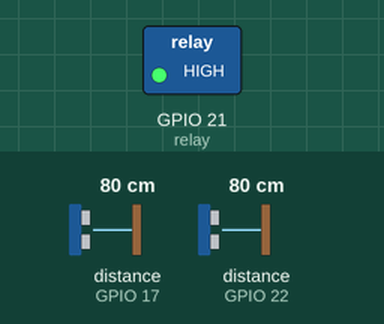
Recording of a program running on a simulated Raspberry Pi (BCM pin numbers). Shown: switched loads named in the program (green lamp = pin HIGH). The inputs (shaded band) are chosen by the test bench; at power-on: distance to the obstacle (sensors on GPIO 17, GPIO 22) 80 cm. The echo pulse lasts 58.3 µs per cm; the camera gives no picture and a still takes 0.5 s; threads take turns every 2 ms; the clock reads 2024-03-15 10:24:30 at power-on unless the program sets it; pins used as bus, display or sensor lines are not drawn; what the program prints to the terminal is not drawn.

Above: at 0.1 s.
At 2.1 s:
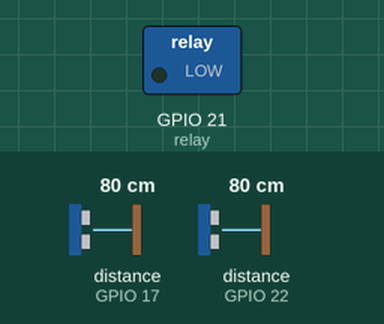
Timing chart, 0 to 3.6 s (numbered marks = the images above):
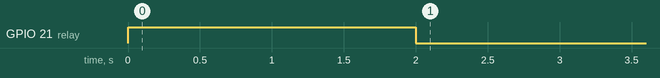

The program:

main.py
```python
import RPi.GPIO as GPIO
import distance as d
import Camera as C
import time
import threading
import  concurrent.futures
import Relay as r
import firebase as fi
global x, y
y = {
	'Counter' : 0,
	'z' : True,
	'w' : False
}
x = False
w = False
TRIG1 = 18
ECHO1= 17
TRIG2 = 23
ECHO2 = 22
d.setup(TRIG1, ECHO1)
d.setup(TRIG2, ECHO2)


def sensor_1():

	while True:
		value = d.Distance(TRIG1, ECHO1)
		while value:
			y['z'] = False
			value = d.Distance(TRIG1, ECHO1)
			if(not value):
				y['z'] = True
				if y['z']:
					x = True
					y['Counter'] += 1
					fi.data_send(y['Counter'])
					print(y['Counter'])
					try:
						r.led_on()
						C.Record()
					except:
						print()


def sensor_2():
	while True:
		value = d.Distance(TRIG2, ECHO2)
		while value:
			y['w'] = False
			value = d.Distance(TRIG2, ECHO2)
			if(not value):
				y['w'] = True
				if y['w'] and y['Counter'] > 0:
					y['Counter'] -= 1
					fi.data_send(y['Counter'])
					print(y['Counter'])
					if y['Counter'] == 0:
						x=False
						try:
							C.stop_Recording()
							r.led_off()
							print('Hello')
						except:
							C.stop_Recording()
							r.led_off()
							print('Exception occured')


t1 = threading.Thread(target = sensor_1)

t2 = threading.Thread(target = sensor_2)

t1.start()
t2.start()
```

distance.py
```python
import time
import RPi.GPIO as GPIO
global pulse_duration1
global pulse_start1
Pass = False

def setup(TRIG,ECHO):
	GPIO.setmode(GPIO.BCM)
	GPIO.setup(TRIG,GPIO.OUT)
	GPIO.setup(ECHO,GPIO.IN)

def check_dis(dist):
    if(dist <= 9):
        return True
    else:
        return False


def Distance(TRIG, ECHO):

    GPIO.output(TRIG,False)
    time.sleep(0.2)
    GPIO.output(TRIG,True)
    time.sleep(0.00001)
    GPIO.output(TRIG,False)
    while GPIO.input(ECHO)==0:
        pulse_start1=time.time()

    while GPIO.input(ECHO)==1:
        pulse_end1=time.time()

    pulse_duration1=pulse_end1-pulse_start1

    distance=pulse_duration1*17150
    distance=round(distance,2)
    print("distance:",distance,"cm")


    Pass = check_dis(distance)
    return Pass
```

Camera.py
```python
from picamera import PiCamera
import time


camera = PiCamera()
camera.resolution = (1920,1080)
camera.rotation = 270
camera_record = False


def Record():


	camera.start_recording("my_movie.h264")


def stop_Recording():
	camera.stop_recording()
```

Relay.py
```python
import RPi.GPIO as GPIO
import time

relay = 21

GPIO.setmode(GPIO.BCM)
GPIO.setup(relay, GPIO.OUT)

def led_on():
	GPIO.output(relay, True)

def led_off():
	GPIO.output(relay, False)
led_on()
time.sleep(2)
led_off()
```

firebase.py
```python
import firebase_admin
from firebase_admin import credentials
from firebase_admin import db

cred = credentials.Certificate('firefile.json')
firebase_admin.initialize_app(cred, {
    'databaseURL': 'https://miniprojectdatabase-12f1b-default-rtdb.firebaseio.com/'
})

ref = db.reference('/')
i = 0
def data_send(i):
    ref.set({
        'Car_Count_Hardware':i
    })
```
